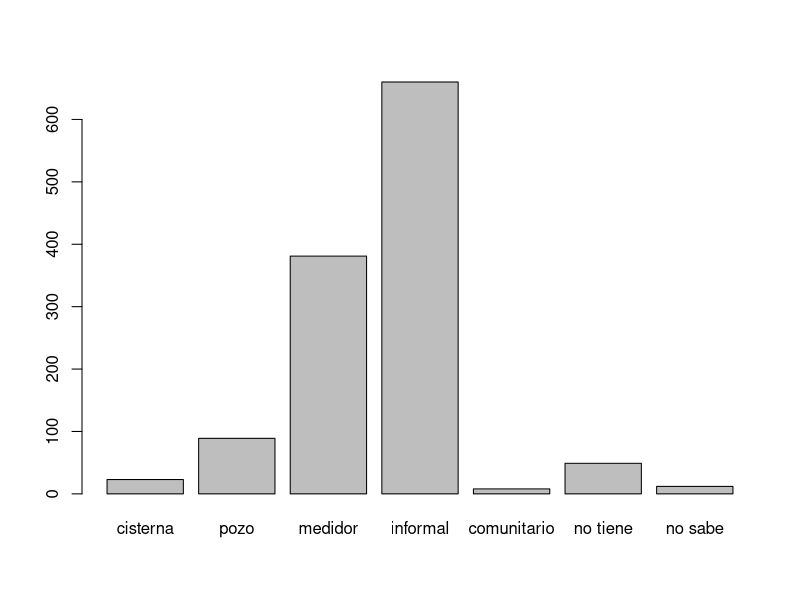
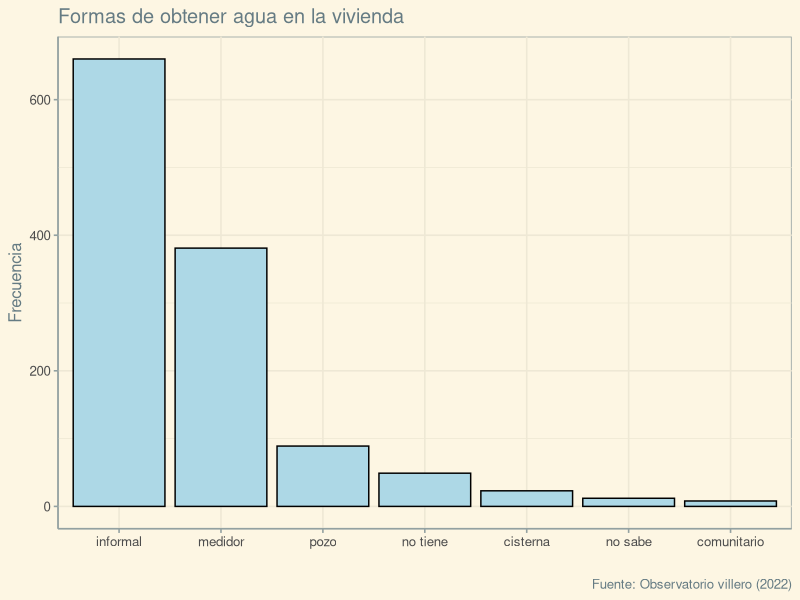

The R script that drew these images, in order:
library(ggplot2)
library(ggthemes)
library(dplyr)

tabla <- read.csv("datosLP_limpios.csv", stringsAsFactors = TRUE)

barplot(summary(tabla$X.De.qué.forma.obtiene.el.agua.dentro.de.su.vivienda.),
  names.arg = c("cisterna","pozo","medidor","informal","comunitario","no tiene", "no sabe"))


data <- table(tabla$X.De.qué.forma.obtiene.el.agua.dentro.de.su.vivienda.)
data <- data.frame(name=c("cisterna","pozo","medidor","informal","comunitario","no tiene", "no sabe"),
                   value=as.integer(data))

p <- # Barplot
  data %>%
  arrange(desc(value)) %>%    # First sort by value. This sort the dataframe but NOT the factor levels
  mutate(name=factor(name, levels=name)) %>%   # This trick update the factor levels
  ggplot(aes(x=name, y=value)) + 
  geom_bar(stat = "identity", fill="lightblue", color="black") +
  labs(title = "Formas de obtener agua en la vivienda",
       caption = "Fuente: Observatorio villero (2022)",
       x=" ",y="Frecuencia") +
  theme_solarized() +
  scale_colour_solarized()

p
